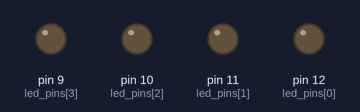
Bench run of a sketch on a simulated Arduino Uno, built with avr-gcc and run on an emulated ATmega328P. On the bench: output pins drawn as LEDs (lit = HIGH).

Above: at 0.1 s.
At 4.1 s:
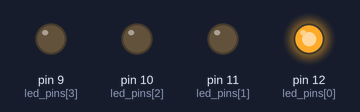
At 8.1 s:
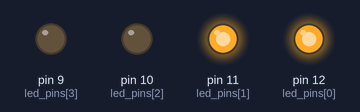
At 18.1 s:
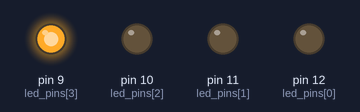
At 28.1 s:
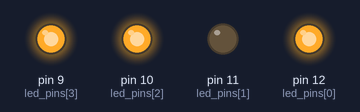
At 38.1 s:
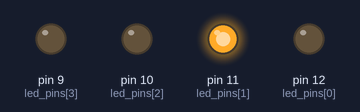
Timing chart, 0 to 40.0 s (numbered marks = the images above):
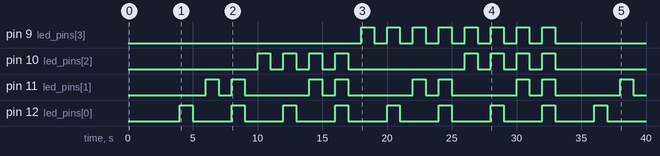

Measured:
- by itself, pin 9 (led_pins[3]): LOW → HIGH at 18.0 s, → LOW 1.0 s later, → HIGH 1.0 s later, → LOW 1.0 s later, … (16 changes in this stretch)
- by itself, pin 10 (led_pins[2]): goes 3 × (HIGH 1.0 s, LOW 1.0 s), HIGH 1.0 s, LOW 9.0 s, 3 × (HIGH 1.0 s, LOW 1.0 s), HIGH 1.0 s, then LOW
- by itself, pin 11 (led_pins[1]): repeats every 8.0 s: LOW 1.0 s, HIGH 1.0 s, LOW 5.0 s, HIGH 1.0 s
- by itself, pin 12 (led_pins[0]): alternates HIGH for 1.0 s and LOW for 3.0 s

The sketch:

homework5_binary.ino
```cpp
/*
   https://www.youtube.com/watch?v=rTuKKVcYeMg
   create LEDs that will count from 0 to 15 in binary format
*/

int led_pins[4] = {12, 11, 10, 9};
int led_config[4] = {0, 0, 0, 0};
int current_loop = 0;
void setup()
{
  for(int index=0;index<4; index++){
    pinMode(led_pins[index], OUTPUT);
  }
}

void loop()
{
  blink_leds();
  update_leds();
  current_loop++;
  current_loop %= 16;
}

void update_leds() {
  for (int index = 0; index < 4; index++) {
    if ((current_loop & (1 << index)) == 0) {
      led_config[index] = 0;
    } else {
      led_config[index] = 1;
    }
  }

}

void blink_leds() {
  switch_leds();
  delay(1000);
  turn_off();
  delay(1000);
}

void switch_leds() {
  for (int i = 0; i < 4; i++) {
    if (led_config[i] == 1) {
      digitalWrite(led_pins[i], HIGH);
    }
  }
}
void turn_off() {
  for (int i = 0; i < 4; i++) {
    digitalWrite(led_pins[i], LOW);
  }
}
```
